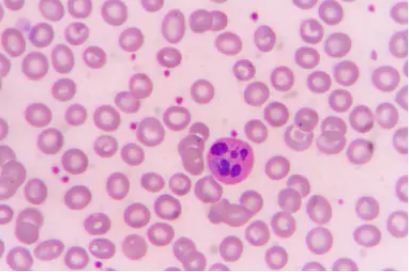
#> input picture ScaleEstimation/cell_image/03.bmp, 409 x 272 px
$ python check.py   (older library calls are emulated)
#> lines starting #> are read from the running program, lines starting #| are printed output that depends on the picture; after the words box and inside, x2 and y2 are one past the last pixel; in counts of white or black regions, pixels touching at a corner belong together
### ScaleEstimation/morphsnakes.py
# -*- coding: utf-8 -*-

"""
====================
Morphological Snakes
====================

*Morphological Snakes* [1]_ are a family of methods for image segmentation.
Their behavior is similar to that of active contours (for example, *Geodesic
Active Contours* [2]_ or *Active Contours without Edges* [3]_). However,
*Morphological Snakes* use morphological operators (such as dilation or
erosion) over a binary array instead of solving PDEs over a floating point
array, which is the standard approach for active contours. This makes
*Morphological Snakes* faster and numerically more stable than their
traditional counterpart.

There are two *Morphological Snakes* methods available in this implementation:
*Morphological Geodesic Active Contours* (**MorphGAC**, implemented in the
function ``morphological_geodesic_active_contour``) and *Morphological Active
Contours without Edges* (**MorphACWE**, implemented in the function
``morphological_chan_vese``).

**MorphGAC** is suitable for images with visible contours, even when these
contours might be noisy, cluttered, or partially unclear. It requires, however,
that the image is preprocessed to highlight the contours. This can be done
using the function ``inverse_gaussian_gradient``, although the user might want
to define their own version. The quality of the **MorphGAC** segmentation
depends greatly on this preprocessing step.

On the contrary, **MorphACWE** works well when the pixel values of the inside
and the outside regions of the object to segment have different averages.
Unlike **MorphGAC**, **MorphACWE** does not require that the contours of the
object are well defined, and it works over the original image without any
preceding processing. This makes **MorphACWE** easier to use and tune than
**MorphGAC**.

References
----------

.. [1] A Morphological Approach to Curvature-based Evolution of Curves and
       Surfaces, Pablo Márquez-Neila, Luis Baumela and Luis Álvarez. In IEEE
       Transactions on Pattern Analysis and Machine Intelligence (PAMI),
       2014, DOI 10.1109/TPAMI.2013.106
.. [2] Geodesic Active Contours, Vicent Caselles, Ron Kimmel and Guillermo
       Sapiro. In International Journal of Computer Vision (IJCV), 1997,
       DOI:10.1023/A:1007979827043
.. [3] Active Contours without Edges, Tony Chan and Luminita Vese. In IEEE
       Transactions on Image Processing, 2001, DOI:10.1109/83.902291

"""
__author__ = "P. Márquez Neila <p.mneila@upm.es>"


from itertools import cycle

import numpy as np
from scipy import ndimage as ndi

__all__ = ['morphological_chan_vese',
           'morphological_geodesic_active_contour',
           'inverse_gaussian_gradient',
           'circle_level_set',
           'checkerboard_level_set'
          ]


__version__ = (2, 0, 1)
__version_str__ = ".".join(map(str, __version__))


class _fcycle(object):

    def __init__(self, iterable):
        """Call functions from the iterable each time it is called."""
        self.funcs = cycle(iterable)

    def __call__(self, *args, **kwargs):
        f = next(self.funcs)
        return f(*args, **kwargs)


# SI and IS operators for 2D and 3D.
_P2 = [np.eye(3),
       np.array([[0, 1, 0]] * 3),
       np.flipud(np.eye(3)),
       np.rot90([[0, 1, 0]] * 3)]
_P3 = [np.zeros((3, 3, 3)) for i in range(9)]

_P3[0][:, :, 1] = 1
_P3[1][:, 1, :] = 1
_P3[2][1, :, :] = 1
_P3[3][:, [0, 1, 2], [0, 1, 2]] = 1
_P3[4][:, [0, 1, 2], [2, 1, 0]] = 1
_P3[5][[0, 1, 2], :, [0, 1, 2]] = 1
_P3[6][[0, 1, 2], :, [2, 1, 0]] = 1
_P3[7][[0, 1, 2], [0, 1, 2], :] = 1
_P3[8][[0, 1, 2], [2, 1, 0], :] = 1


# [34 lines left out: functions sup_inf, inf_sup, not called in this run]


_curvop = _fcycle([lambda u: sup_inf(inf_sup(u)),   # SIoIS
                   lambda u: inf_sup(sup_inf(u))])  # ISoSI


def _check_input(image, init_level_set):
    """Check that shapes of `image` and `init_level_set` match."""
    if not image.ndim in [2, 3]:
        raise ValueError("`image` must be a 2 or 3-dimensional array.")

    if len(image.shape) != len(init_level_set.shape):
        raise ValueError("The dimensions of the initial level set do not "
                         "match the dimensions of the image.")


def _init_level_set(init_level_set, image_shape):
    """Auxiliary function for initializing level sets with a string.

    If `init_level_set` is not a string, it is returned as is.
    """
    if isinstance(init_level_set, str):
        if init_level_set == 'checkerboard':
            res = checkerboard_level_set(image_shape)
        elif init_level_set == 'circle':
            res = circle_level_set(image_shape)
        else:
            raise ValueError("`init_level_set` not in "
                             "['checkerboard', 'circle']")
    else:
        res = init_level_set
    return res


# [95 lines left out: functions circle_level_set, checkerboard_level_set, inverse_gaussian_gradient, not called in this run]


def morphological_chan_vese(image, iterations, init_level_set='checkerboard',
                            smoothing=1, lambda1=1, lambda2=1,
                            iter_callback=lambda x: None):
    """Morphological Active Contours without Edges (MorphACWE)

    Active contours without edges implemented with morphological operators. It
    can be used to segment objects in images and volumes without well defined
    borders. It is required that the inside of the object looks different on
    average than the outside (i.e., the inner area of the object should be
    darker or lighter than the outer area on average).

    Parameters
    ----------
    image : (M, N) or (L, M, N) array
        Grayscale image or volume to be segmented.
    iterations : uint
        Number of iterations to run
    init_level_set : str, (M, N) array, or (L, M, N) array
        Initial level set. If an array is given, it will be binarized and used
        as the initial level set. If a string is given, it defines the method
        to generate a reasonable initial level set with the shape of the
        `image`. Accepted values are 'checkerboard' and 'circle'. See the
        documentation of `checkerboard_level_set` and `circle_level_set`
        respectively for details about how these level sets are created.
    smoothing : uint, optional
        Number of times the smoothing operator is applied per iteration.
        Reasonable values are around 1-4. Larger values lead to smoother
        segmentations.
    lambda1 : float, optional
        Weight parameter for the outer region. If `lambda1` is larger than
        `lambda2`, the outer region will contain a larger range of values than
        the inner region.
    lambda2 : float, optional
        Weight parameter for the inner region. If `lambda2` is larger than
        `lambda1`, the inner region will contain a larger range of values than
        the outer region.
    iter_callback : function, optional
        If given, this function is called once per iteration with the current
        level set as the only argument. This is useful for debugging or for
        plotting intermediate results during the evolution.

    Returns
    -------
    out : (M, N) or (L, M, N) array
        Final segmentation (i.e., the final level set)

    See also
    --------
    circle_level_set, checkerboard_level_set

    Notes
    -----

    This is a version of the Chan-Vese algorithm that uses morphological
    operators instead of solving a partial differential equation (PDE) for the
    evolution of the contour. The set of morphological operators used in this
    algorithm are proved to be infinitesimally equivalent to the Chan-Vese PDE
    (see [1]_). However, morphological operators are do not suffer from the
    numerical stability issues typically found in PDEs (it is not necessary to
    find the right time step for the evolution), and are computationally
    faster.

    The algorithm and its theoretical derivation are described in [1]_.

    References
    ----------
    .. [1] A Morphological Approach to Curvature-based Evolution of Curves and
           Surfaces, Pablo Márquez-Neila, Luis Baumela, Luis Álvarez. In IEEE
           Transactions on Pattern Analysis and Machine Intelligence (PAMI),
           2014, DOI 10.1109/TPAMI.2013.106
    """

    init_level_set = _init_level_set(init_level_set, image.shape)

    _check_input(image, init_level_set)

    u = np.int8(init_level_set > 0)

    iter_callback(u)

    for _ in range(iterations):

        # inside = u > 0
        # outside = u <= 0
        c0 = (image * (1 - u)).sum() / float((1 - u).sum() + 1e-8)  #doutside mean
        c1 = (image * u).sum() / float(u.sum() + 1e-8)              #inside mean

        # Image attachment
        du = np.gradient(u)
        abs_du = np.abs(du).sum(0)
        aux = abs_du * (lambda1 * (image - c1)**2 - lambda2 * (image - c0)**2)

        u[aux < 0] = 1
        u[aux > 0] = 0

        # Smoothing
        for _ in range(smoothing):
            u = _curvop(u)

        iter_callback(u)

    return u

def morphological_chan_vese_mask(image, iterations, mask, init_level_set='checkerboard',
                            smoothing=1, lambda1=1, lambda2=1,
                            iter_callback=lambda x: None):

    init_level_set = _init_level_set(init_level_set, image.shape)

    _check_input(image, init_level_set)

    u = np.int8(init_level_set > 0)

    iter_callback(u)

    for _ in range(iterations):

        # inside = u > 0
        # outside = u <= 0
        c0 = (image * mask * (1 - u)).sum() / float((mask * (1 - u)).sum() + 1e-8)  #doutside mean
        c1 = (image * mask * u).sum() / float((mask * u).sum() + 1e-8)              #inside mean

        # Image attachment
        du = mask * np.gradient(u)
        abs_du = np.abs(du).sum(0)
        aux = abs_du * (lambda1 * (image - c1)**2 - lambda2 * (image - c0)**2)

        u[aux < 0] = 1
        u[aux > 0] = 0

        u *= mask

        # Smoothing
        for _ in range(smoothing):
            u = _curvop(u)

        iter_callback(u)

    return u

# [125 lines left out: function morphological_geodesic_active_contour, not called in this run]

### ScaleEstimation/check.py
import cfg
import cv2 as cv
import morphsnakes as snakes
from matplotlib import pyplot as plt
import numpy as np


def get_thresh_by_proportion(image, proportion=0.005):
    v_max = 256
    num = image.size * proportion
    counts = [0] * v_max
    for i in image.flatten():
        counts[i] += 1
    for i in range(v_max):
        num = num - counts[i]
        if num < 0:
            return i


def get_image_channel(image, channel):
    if channel == -1:
        _image = image.copy()
        return cv.cvtColor(image, _image, cv.COLOR_BGR2GRAY)
    return cv.split(image)[channel]


# [22 lines left out: function visual_callback_2d, not called in this run]


def dilate_erode_image(image, iteration=1):
    for i in range(iteration):
        kernel = cv.getStructuringElement(cv.MORPH_RECT, (3, 3))
        cv.dilate(image, kernel, image)
        cv.erode(image, kernel, image)
    return image


def divide_with_hull(image):
    mask = image.copy()
    mask[mask > 0] = 255
    last_hulls = 0
    last_contours = 0
    index = 0
    while True:
        _, contours, _ = cv.findContours(mask, cv.RETR_EXTERNAL, cv.CHAIN_APPROX_NONE)
        hulls = [cv.convexHull(contour) for contour in contours]
        contours_area = sum([cv.contourArea(contour) for contour in contours])
        hulls_area = sum([cv.contourArea(hull) for hull in hulls])
        if abs(hulls_area - last_hulls) < 3 and abs(contours_area - last_contours) < 3:
            break
        last_hulls = hulls_area
        last_contours = contours_area
        for (contour, hull) in zip(contours, hulls):
            # ============ for each object ===================================
            boundary = mask.copy()
            boundary[:] = 0
            cv.drawContours(boundary, [hull], 0, (255, 255, 255), -1)
            cv.drawContours(boundary, [contour], 0, (0, 0, 0), -1)
            # ===================== get this object's contours ================
            _, temp_contours, _ = cv.findContours(boundary, cv.RETR_EXTERNAL, cv.CHAIN_APPROX_NONE)
            if len(temp_contours) < 2:
                continue
            # ======= pick the max 2 areas (big enough) for calculating the closed points pair ================
            temp_contours = sorted(temp_contours, key=lambda x: cv.contourArea(x), reverse=True)
            if cv.contourArea(temp_contours[0]) < cfg.T or cv.contourArea(temp_contours[1]) < cfg.T:
                continue
            # cv.imshow("contours_{}".format(index), boundary)
            cv.imwrite("handled_data\contours_{}.jpg".format(index), boundary)
            contour_1, contour_2 = temp_contours[0].reshape(-1, 2), temp_contours[1].reshape(-1, 2)
            min_distance = 1e4
            pnt_best = []
            for pnt_1 in contour_1:
                for pnt_2 in contour_2:
                    distance = (pnt_1[0] - pnt_2[0]) ** 2 + (pnt_1[1] - pnt_2[1]) ** 2
                    if distance < min_distance:
                        min_distance = distance
                        pnt_best.append([pnt_1, pnt_2])
            # ===== update image ============
            print(tuple(pnt_best[-1][0]), tuple(pnt_best[-1][1]))
            boundary[:] = 0
            cv.drawContours(boundary, temp_contours[0:2], -1, (255, 0, 0), 0)
            boundary = cv.line(boundary, tuple(pnt_best[-1][0]), tuple(pnt_best[-1][1]), (255, 0, 0), thickness=2)
            # cv.imshow("after_contours_{}".format(index), boundary)
            cv.imwrite("handled_data/after_contours_{}.jpg".format(index), boundary)
            mask = cv.line(mask, tuple(pnt_best[-1][0]), tuple(pnt_best[-1][1]), (0, 0, 0), thickness=2)
            image[mask == 0] = 0
            # cv.imshow("divided_{}".format(index), image)
            cv.imwrite("handled_data/divided_{}.jpg".format(index), image)
            index += 1
    return image


def sift_cell(cell, nucleus):
    image = cell.copy()  # result
    mask_cell = cell.copy()
    mask_cell[cell > 0] = 1
    mask_nucleus = nucleus.copy()
    mask_nucleus[nucleus > 0] = 1
    _, cell_contours, _ = cv.findContours(mask_cell, cv.RETR_EXTERNAL, cv.CHAIN_APPROX_NONE)
    for cell_contour in cell_contours:
        if cv.contourArea(cell_contour) > cfg.Ta_max or cv.contourArea(cell_contour) < cfg.Ta_min:
            image = cv.drawContours(image, [cell_contour], -1, (0, 0, 0), -1)  # remove
            continue
        temp_image = cell.copy()
        temp_image[:] = 0
        temp_image = cv.drawContours(temp_image, [cell_contour], -1, (255, 0, 0), -1)
        temp_image[mask_nucleus == 0] = 0
        P = temp_image.sum() / 255. / cv.contourArea(cell_contour)
        if P > cfg.Tp_max or P < cfg.Tp_min:
            image = cv.drawContours(image, [cell_contour], -1, (0, 0, 0), -1)  # remove
    return image


def check_image(path):
#> called with path = 'cell_image/03.bmp'
    image = cv.imread(path)
#> image is the input picture: shape (272, 409, 3); mean B, G, R 205, 175.6, 224.4
    image_channel = get_image_channel(image, cfg.NUCLEUS_BG_CHANNEL)
#> in get_image_channel, `return cv.split(image)[channel]`:
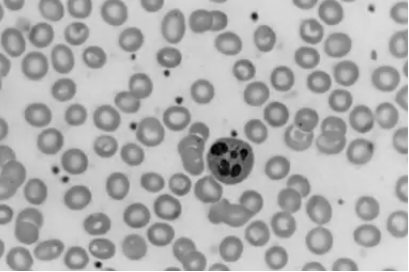
#> returned value: shape (272, 409); min 0, max 255, mean 175.6

    # =============== get nucleus =============
    image_init_nucleus = image_channel.copy()
    thresh = get_thresh_by_proportion(image_init_nucleus)
#> the loop in get_thresh_by_proportion, `for i in image.flatten():` made 111248 passes
#> i on passes 1 to 3: 203, 200, 188
#> after the loop in get_thresh_by_proportion, `for i in image.flatten():`: counts = 256 values, max 3534 at index 206, min 0 at index 226, mean 434.6
#> the loop in get_thresh_by_proportion, `for i in range(v_max):` made 57 passes
#> num on passes 1 to 8: 555.2, 552.2, 549.2, 547.2, 544.2, 537.2, 533.2, 525.2
#> after the loop in get_thresh_by_proportion, `for i in range(v_max):`: num = -2.76
#> thresh = 56
    image_init_nucleus[image_init_nucleus > thresh] = 0
    cv.imshow("init_nucleus", image_init_nucleus)
    cv.imwrite("handled_data/init_nucleus.jpg", image_init_nucleus)

    # ============== set as level-set =============
    ls_init_nucleus = image_init_nucleus.copy()
    ls_init_nucleus[ls_init_nucleus > 0] = 1
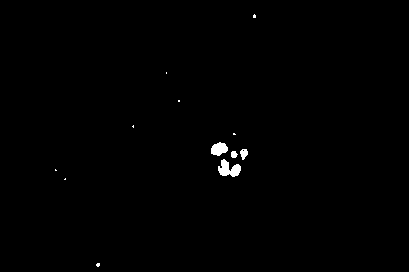
#> ls_init_nucleus: shape (272, 409); values 0 (black) and 1 (white), 0.5% white; 12 white regions (8 under 20 px), largest, box (x1, y1, x2, y2) and area: (218, 159, 241, 177) 246, (211, 142, 228, 156) 170, (240, 149, 248, 160) 60, (231, 151, 238, 158) 38

    # ============== find (cell) boundary with snake ============
    ls_init_cell = snakes.morphological_chan_vese(image_channel, iterations=cfg.SUB_ITERATION,
                                                  init_level_set=ls_init_nucleus,
                                                  smoothing=cfg.SMOOTH, lambda1=cfg.LAMBDA_1, lambda2=cfg.LAMBDA_2)
#> the loop in morphological_chan_vese, `for _ in range(iterations):` made 50 passes
#> (c0, c1) on passes 1 to 8: (176.4, 28.73), (176.6, 41.95), (176.8, 52.81), (176.9, 60.16), (177, 65.31), (177.1, 68.31), (177.1, 70.39), (177.2, 72.33)
#> pass 1, in morphological_chan_vese, `aux = abs_du * (lambda1 * (image - c1)**2 - lambda2 * (image - c0)**2)`:
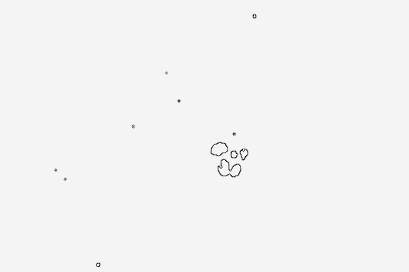
#> aux: shape (272, 409) float64; min -21420.4, max 952.8, mean -35.1; drawn with min black and max white
    # ls_init_cell = snakes.morphological_geodesic_active_contour(image_channel, iterations=cfg.SUB_ITERATION,smoothing=0,
    #                                               init_level_set=ls_init_nucleus, iter_callback=visual_callback_2d(image_channel))
    image_init_cell = image_channel.copy()
    image_init_cell[ls_init_cell == 0] = 0
    # cv.imshow("init_cell", image_init_cell)
    cv.imwrite("handled_data/init_cell.jpg", image_init_cell)

    # ===================== iterations =========================
    ls_cell = ls_init_cell
    ls_nucleus = ls_init_nucleus
    image_nucleus = image_channel.copy()
    image_cell = image_channel.copy()
    for i in range(cfg.ITERATION):
        # ========== get more precise nucleus ===================
        mask = ls_cell.copy()
        ls_nucleus = snakes.morphological_chan_vese_mask(image_channel, mask=mask, iterations=cfg.SUB_ITERATION,smoothing=cfg.SMOOTH,
                                                         init_level_set=ls_nucleus)
        # ls_nucleus = snakes.morphological_geodesic_active_contour(image_channel, iterations=cfg.SUB_ITERATION,
        #                                                     init_level_set=ls_nucleus)
        image_nucleus[ls_nucleus == 0] = 0
        # cv.imshow("image_nucleus_{}".format(i), image_nucleus)
        cv.imwrite("handled_data/image_nucleus_{}.jpg".format(i), image_nucleus)

        # =============== get more precise cell ==================
        mask = 1 - ls_nucleus
        ls_cell = snakes.morphological_chan_vese_mask(image_channel, mask=mask, iterations=cfg.SUB_ITERATION,smoothing=cfg.SMOOTH,
                                                      init_level_set=ls_cell)
        # ls_cell = snakes.morphological_geodesic_active_contour(image_channel,  iterations=cfg.SUB_ITERATION,
        #                                               init_level_set=ls_cell)
        ls_cell[ls_nucleus > 0] = 1
        image_cell[ls_cell == 0] = 0
        # cv.imshow("image_cell_{}".format(i), image_cell)
        cv.imwrite("handled_data/image_cell_{}.jpg".format(i), image_cell)
#> ls_cell: shape (272, 409) int8; values 0 (black) and 1 (white), 1.8% white; 8 white regions, largest, box (x1, y1, x2, y2) and area: (207, 130, 254, 184) 1744, (52, 166, 59, 174) 45, (251, 12, 258, 21) 44
#> ls_nucleus: shape (272, 409) int8; values 0 (black) and 1 (white), 0.58% white; 12 white regions (8 under 20 px), largest, box (x1, y1, x2, y2) and area: (217, 159, 241, 177) 269, (210, 142, 228, 156) 182, (240, 148, 248, 161) 68, (230, 150, 238, 158) 47

    # =================== ready for find contours ==========================
    image_cell = dilate_erode_image(image_cell, 0)
    cv.imshow("erode_dilate", image_cell)

    # =================== find contours and divide ===========================
    image_cell = divide_with_hull(image_cell)
#> in divide_with_hull, `mask[mask > 0] = 255`:
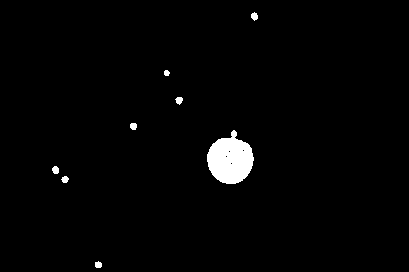
#> mask: shape (272, 409); 1.8% white; 8 white regions, largest, box (x1, y1, x2, y2) and area: (207, 130, 254, 184) 1744, (52, 166, 59, 174) 45, (251, 12, 258, 21) 44
#> the loop in divide_with_hull, `while True:` made 3 passes
#> (contours_area, hulls_area, last_hulls, last_contours) on passes 1 to 2: (1887.5, 2006.5, 2006.5, 1887.5), (1873, 1916, 1916, 1873)
#> after the loop in divide_with_hull, `while True:`: index = 1
    cv.imshow("divided", image_cell)
    # =================== calculate result ===============================
    image_cell = sift_cell(image_cell, image_nucleus)
#> in sift_cell, `mask_cell[cell > 0] = 1`:
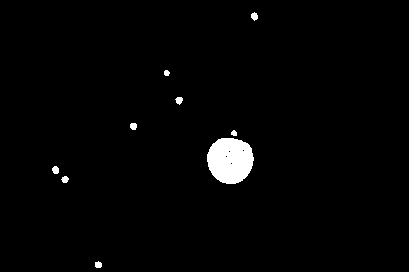
#> mask_cell: shape (272, 409); values 0 (black) and 1 (white), 1.8% white; 9 white regions
#> in sift_cell, `_, cell_contours, _ = cv.findContours(mask_cell, cv.RETR_EXTERNAL, cv...`: cell_contours = 9 contours, 1 with area under 20; largest, box (x1, y1, x2, y2) and area: (207, 138, 254, 184) 1640, (52, 166, 59, 174) 34, (175, 97, 183, 105) 34, (251, 12, 258, 21) 34, (130, 123, 137, 130) 32, (61, 176, 69, 183) 30, (95, 261, 102, 268) 30, (164, 70, 170, 76) 20
#> the loop in sift_cell, `for cell_contour in cell_contours:` made 9 passes
#> P on pass 4: 0.333
#> after the loop in sift_cell, `for cell_contour in cell_contours:`:
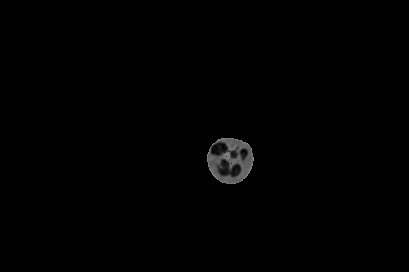
#> image: shape (272, 409); min 0, max 139, mean 1.2
    cv.imshow("result", image_cell)
    cv.imwrite("handled_data/result.jpg", image_cell)

    level = image_cell.copy()
    level[level > 0] = 1
    _, contours, _ = cv.findContours(level, cv.RETR_EXTERNAL, cv.CHAIN_APPROX_NONE)
#> contours = 1 contour; box (x1, y1, x2, y2) and area: (207, 138, 254, 184) 1640
    image = cv.drawContours(image, contours, -1, (255, 0, 0), 1)
#> image: shape (272, 409, 3)
    print("cell area:{}".format(level.sum()))
#| cell area:1704
    level[ls_nucleus==0]=0
#> level: shape (272, 409); values 0 (black) and 1 (white), 0.51% white; 4 white regions
    _, contours, _ = cv.findContours(level, cv.RETR_EXTERNAL, cv.CHAIN_APPROX_NONE)
#> contours = 4 contours; box (x1, y1, x2, y2) and area: (217, 159, 241, 177) 237, (210, 142, 228, 156) 160, (240, 148, 248, 161) 54, (230, 150, 238, 158) 35
    image = cv.drawContours(image, contours, -1, (255, 255, 255), 1)
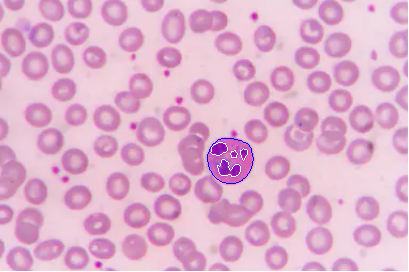
#> image: shape (272, 409, 3); mean B, G, R 205.2, 175.8, 224.3
    cv.imshow("final_result", image)
    cv.imwrite("handled_data/final_result.jpg", image)
    print("nucleus area:{}".format(level.sum()))
#| nucleus area:566


if __name__ == "__main__":
    check_image(cfg.IMG_3_PATH)
    cv.waitKey()
